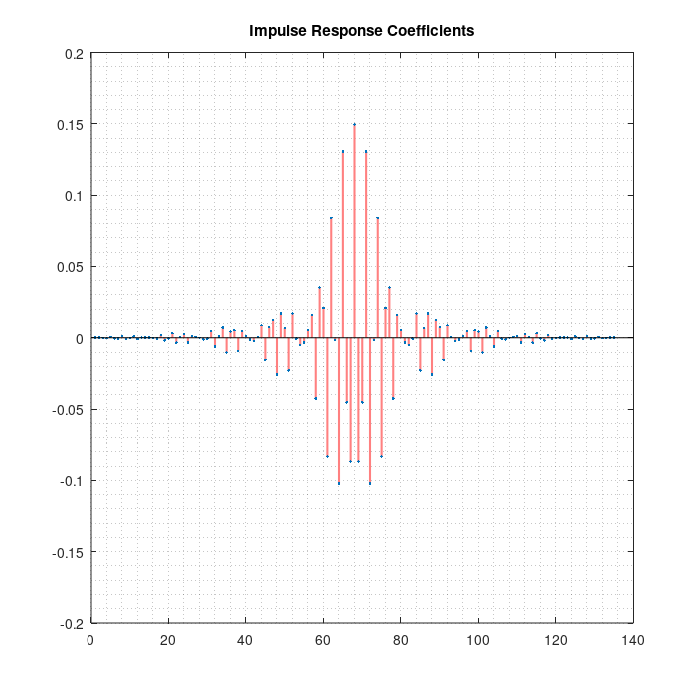
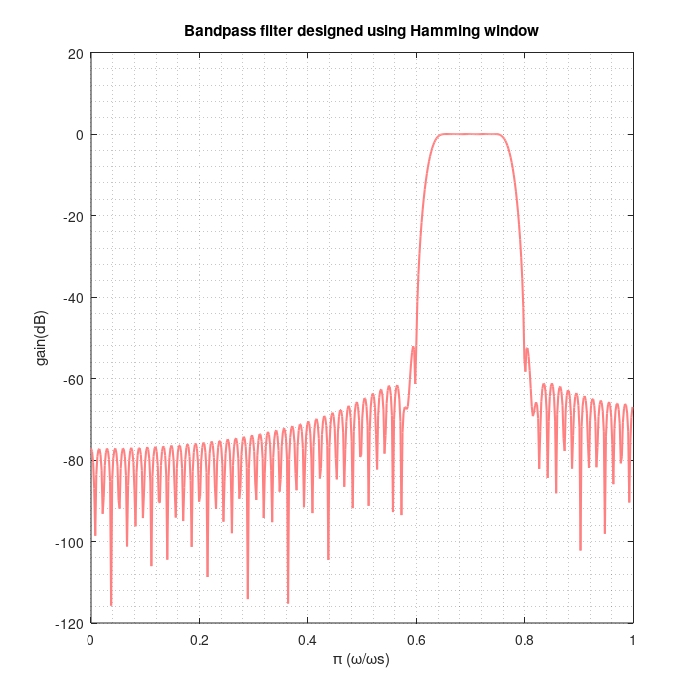
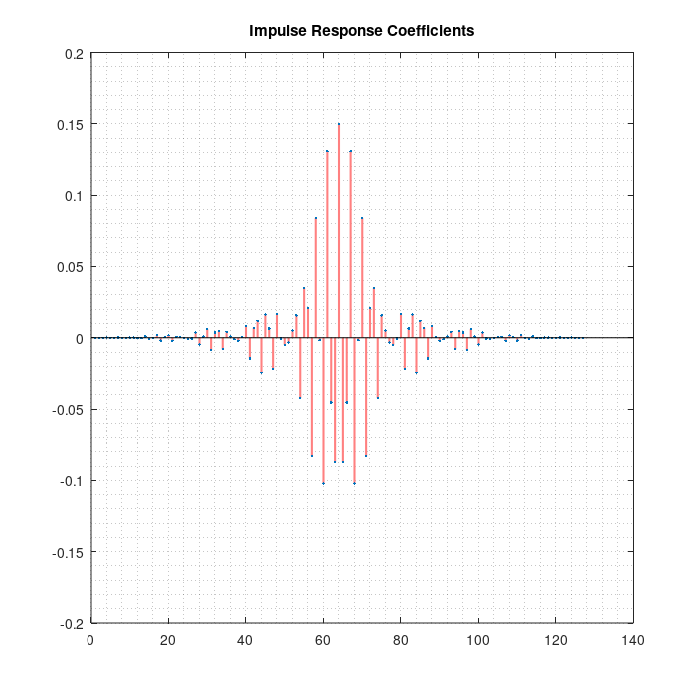
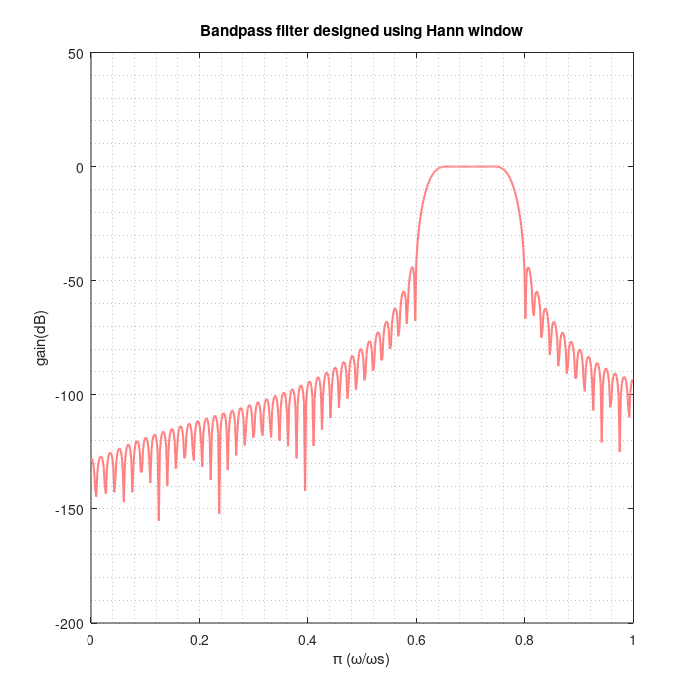

Write the MATLAB code that produced these figures, in order.
%{
Omegap=4;
Omegas=6;
Omegat=18;
wp=2*pi*Omegap/Omegat;
ws=2*pi*Omegas/Omegat;
alphap=0.2;
alphas=42;
NUM_Hamming=1;
NUM_Hann=2;
NUM_Blackman=3;
c=[3.32,3.11,5.56]*pi;
wc=(ws+wp)/2;
delt_w=ws-wp;
% freq_labels={'用海明窗设计的FIR频率响应','用汉宁窗设计的FIR频率响应','用布莱克曼窗设计的FIR频率响应'};
% ht_labels={'海明窗FIR冲激响应','汉宁窗FIR冲激响应','布莱克曼窗FIR响应'};
freq_labels={'FIR frequency resbonse for Hamming design','FIR frequency resbonse for Hann design','FIR frequency resbonse for Kaiser design'};
ht_labels={'FIR frequency resbonse for Hamming window','FIR frequency resbonse for Hann window','FIR frequency resbonse for Kaiser window'};
for filter_kind=NUM_Hamming:NUM_Blackman
    M=ceil(c(filter_kind)/delt_w);
    N=2*M+1;
    switch filter_kind
        case NUM_Hamming
            win=hamming(N);
            %disp(['海明窗生成的冲激响应系数：','  (阶数N=',num2str(N),')']);
            disp(['Impulse response coefficients for Hamming window:','  (order N=',num2str(N),')']);
            NUM = figure;
        case NUM_Hann
            win=hann(N);          
            %disp(['汉宁窗生成的冲激响应系数：','  (阶数N=',num2str(N),')']);
            disp(['Impulse response coefficients for Hann window:','  (order N=',num2str(N),')']);
            NUM = figure;
        case NUM_Blackman
            win=blackman(N);           
            %disp(['布莱克曼窗生成的冲激响应系数：','(阶数N=',num2str(N),')']);
            disp(['Impulse response coefficients for Kaiser window:','  (order N=',num2str(N),')']);
            NUM = figure;
        otherwise
            disp('error');
    end
    n=-M:M;
    hd=sin(wc*n)./(pi*n);
    hd(n==0)=wc*cos(wc*0)/pi;
    ht=hd.*win';
    display(['',num2str(ht)]);
    subplot(1,2,1);
    plot(n,ht,'.-','LineWidth',1.5,'color',[1,0.5,0.5]);
    title(ht_labels(filter_kind));
    xlabel('n','FontSize',12);
    ylabel('ht','fontsize',12);
    grid minor
    [h,w]=freqz(ht,1,512);
    W=w/pi;
    H=20*log10(abs(h));
    subplot(1,2,2);
    hold on
    title(freq_labels(filter_kind));
    plot(W,H,'LineWidth',1.5,'color',[1, 0.5,0.5]);
    xlabel(['\pi (\omega/\omega','s)']);
    % ylabel('增益(dB)');
    ylabel('gain(dB)');
    grid minor  
    dotp=round(mean(find(w>wp-0.1&w<wp+0.1)));
    dots=round(mean(find(w>ws-0.1&w<ws+0.1)));
    plot(W(dotp),H(dotp),'.r','MarkerSize',15);
    plot(W(dots),H(dots),'.r','MarkerSize',15);
    text(W(dotp),H(dotp),['[','',num2str(round(W(dotp)*1000)/1000),',',num2str(round(H(dotp)*1000)/1000),'dB]'],'FontSize',10);
    text(W(dots),H(dots),['[','',num2str(round(W(dots)*100)/100),',',num2str(round(H(dots)*100)/100),'dB]'],'fontsize',10);
    hold off
    set(NUM, 'PaperPosition', [0.05 0.05 7 7]);
    set(NUM, 'PaperSize', [7.05 7.05]); %Keep the same paper size
    saveas(NUM,['problem2_',num2str(filter_kind),'.pdf'],'pdf')
end
%}

clear;
clc;

wp1=0.65*pi;
wp2=0.75*pi;
ws1=0.6*pi;
ws2=0.8*pi;
ap=0.2;
as=42;
dw1=wp1-ws1;
dw2=ws2-wp2;
dw=min(dw1,dw2);
wc1=mean([ws1 wp1]);
wc2=mean([ws2 wp2]);
 
%% Hamming

N=2*ceil((3.32*pi)/dw);
b=fir1(N,[wc1/pi wc2/pi]);
[H,w]=freqz(b,1,512);

hamm_re = figure;
stem(b,'.','LineWidth',1.5,'color',[1,0.5,0.5]);
title('Impulse Response Coefficients');
grid minor;
set(hamm_re, 'PaperPosition', [0.05 0.05 7 7]);
set(hamm_re, 'PaperSize', [7.05 7.05]); 
saveas(hamm_re,['p2_hamm_re.pdf'],'pdf')

hamm_de = figure;
plot(w/pi, 20*log10(abs(H)),'LineWidth',1.5,'color',[1,0.5,0.5]);
xlabel(['\pi (\omega/\omega','s)']);
ylabel('gain(dB)');
title('Bandpass filter designed using Hamming window');
grid minor;
set(hamm_de, 'PaperPosition', [0.05 0.05 7 7]);
set(hamm_de, 'PaperSize', [7.05 7.05]); 
saveas(hamm_de,['p2_hamm_de.pdf'],'pdf')

%% Hann
N=2*ceil((3.11*pi)/dw);
b=fir1(N,[wc1/pi wc2/pi],hanning(N+1));
[H,w]=freqz(b,1,512);

hann_re = figure;
stem(b,'.','LineWidth',1.5,'color',[1,0.5,0.5]);
title('Impulse Response Coefficients');
grid minor;
set(hann_re, 'PaperPosition', [0.05 0.05 7 7]);
set(hann_re, 'PaperSize', [7.05 7.05]); 
saveas(hann_re,['p2_hann_re.pdf'],'pdf')

hann_de = figure;
plot(w/pi, 20*log10(abs(H)),'LineWidth',1.5,'color',[1,0.5,0.5]); 
title('Bandpass filter designed using Hann window');
xlabel(['\pi (\omega/\omega','s)']);
ylabel('gain(dB)');
grid minor;
set(hann_de , 'PaperPosition', [0.05 0.05 7 7]);
set(hann_de , 'PaperSize', [7.05 7.05]); 
saveas(hann_de ,['p2_hann_de.pdf'],'pdf')
%% Kaiser
ds=10^(-as/20);
dp=10^(-ap/20);
[N,Wn,beta,type]=kaiserord([wc1/pi wc2/pi],[1 0],[dp ds]);
b=fir1(2*N,[wc1/pi wc2/pi],kaiser(2*N+1,beta));
[H,w]=freqz(b,1,512);

Kaiser_re = figure;
stem(b,'.','LineWidth',1.5,'color',[1,0.5,0.5]);
title('Impulse Response Coefficients');
grid minor;
set(Kaiser_re, 'PaperPosition', [0.05 0.05 7 7]);
set(Kaiser_re, 'PaperSize', [7.05 7.05]); 
saveas(Kaiser_re,['p2_Kaiser_re.pdf'],'pdf')

Kaiser_de = figure;
plot(w/pi, 20*log10(abs(H)),'LineWidth',1.5,'color',[1,0.5,0.5]); 
xlabel(['\pi (\omega/\omega','s)']);
ylabel('gain(dB)');
title('Bandpass filter designed using Kaiser window');
grid minor;
set(Kaiser_de, 'PaperPosition', [0.05 0.05 7 7]);
set(Kaiser_de, 'PaperSize', [7.05 7.05]); 
saveas(Kaiser_de,['p2_Kaiser_de.pdf'],'pdf')

